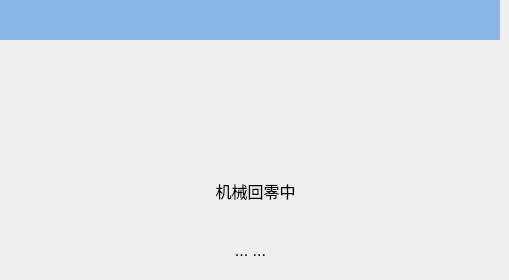
   <widget class="QWidget" name="page_10">
    <widget class="QLabel" name="label_80">
     <property name="geometry">
      <rect>
       <x>0</x>
       <y>0</y>
       <width>500</width>
       <height>40</height>
      </rect>
     </property>
     <property name="minimumSize">
      <size>
       <width>500</width>
       <height>40</height>
      </size>
     </property>
     <property name="maximumSize">
      <size>
       <width>500</width>
       <height>30</height>
      </size>
     </property>
     <property name="font">
      <font>
       <pointsize>16</pointsize>
      </font>
     </property>
     <property name="styleSheet">
      <string notr="true">QLabel{background-color:#8BB5E5;}</string>
     </property>
     <property name="text">
      <string/>
     </property>
     <property name="alignment">
      <set>Qt::AlignCenter</set>
     </property>
    </widget>
    <widget class="QLabel" name="label_tip1_3">
     <property name="geometry">
      <rect>
       <x>120</x>
       <y>170</y>
       <width>271</width>
       <height>41</height>
      </rect>
     </property>
     <property name="font">
      <font>
       <pointsize>12</pointsize>
      </font>
     </property>
     <property name="text">
      <string>机械回零中</string>
     </property>
     <property name="alignment">
      <set>Qt::AlignCenter</set>
     </property>
    </widget>
    <widget class="QLabel" name="label_tip2_3">
     <property name="geometry">
      <rect>
       <x>150</x>
       <y>230</y>
       <width>201</width>
       <height>41</height>
      </rect>
     </property>
     <property name="font">
      <font>
       <pointsize>12</pointsize>
      </font>
     </property>
     <property name="text">
      <string>... ...</string>
     </property>
     <property name="alignment">
      <set>Qt::AlignCenter</set>
     </property>
    </widget>
    <widget class="QLabel" name="label_81">
     <property name="geometry">
      <rect>
       <x>230</x>
       <y>70</y>
       <width>40</width>
       <height>40</height>
      </rect>
     </property>
     <property name="minimumSize">
      <size>
       <width>40</width>
       <height>40</height>
      </size>
     </property>
     <property name="maximumSize">
      <size>
       <width>40</width>
       <height>40</height>
      </size>
     </property>
     <property name="text">
      <string/>
     </property>
     <property name="pixmap">
      <pixmap resource="../resource.qrc">:/RunPage/runpage_images/alarm.png</pixmap>
     </property>
    </widget>
   </widget>
